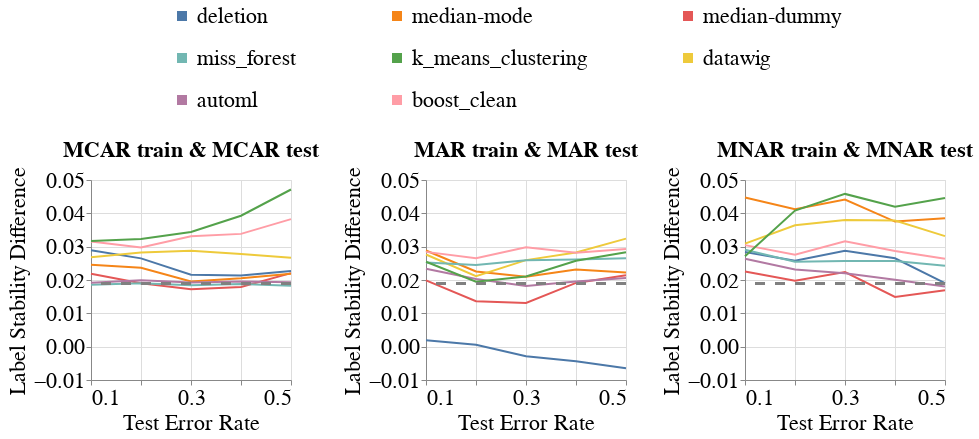

The notebook cell saved with this chart:
### Code cell
create_line_bands_for_no_shift(dataset_name=DATASET_NAME,
                               model_name='mlp_clf',
                               metric_name='Label_Stability_Difference',
                               db_client=db_client,
                               group=SENSITIVE_ATTR_FOR_DISPARITY_METRICS,
                               with_band=False)

### Figure 1 — Vega-Lite specification as saved in the notebook (floating-point values rounded to 4 significant figures; data arrays with more than 128 entries replaced by an {"elided": "..."} marker saying what was removed)
{"config": {"view": {"continuousWidth": 400, "continuousHeight": 300}, "axis": {"labelFontSize": 22, "labelFontWeight": "normal", "titleFontSize": 22, "titleFontWeight": "normal"}, "legend": {"columns": 3, "direction": "horizontal", "labelFontSize": 22, "labelLimit": 400, "orient": "top", "symbolOffset": 80, "symbolStrokeWidth": 10, "titleAnchor": "middle", "titleFontSize": 22, "titleLimit": 300}, "title": {"fontSize": 22}}, "hconcat": [{"layer": [{"data": {"name": "data-d0f2849aa98ac2a209202da71cb62102"}, "mark": "line", "encoding": {"color": {"field": "Null_Imputer_Name", "sort": ["deletion", "median-mode", "median-dummy", "miss_forest", "k_means_clustering", "datawig", "automl", "boost_clean"], "title": null, "type": "nominal"}, "x": {"axis": {"labelExpr": "(datum.value == 0.1) || (datum.value == 0.3) || (datum.value == 0.5) ? datum.label : ''"}, "field": "Test_Error_Rate", "scale": {"nice": false}, "title": "Test Error Rate", "type": "quantitative"}, "y": {"aggregate": "mean", "field": "Metric_Value", "scale": {"zero": false}, "title": "Label Stability Difference", "type": "quantitative"}}}, {"data": {"name": "data-a8a24c850ba9e72dd2f94e53eb4afbdf"}, "mark": {"type": "rule", "strokeDash": [10, 10]}, "encoding": {"color": {"value": "grey"}, "size": {"value": 3}, "y": {"field": "Baseline_Mean", "type": "quantitative"}}}], "height": 200, "title": {"text": "MCAR train & MCAR test", "fontSize": 22}, "width": 200}, {"layer": [{"data": {"name": "data-63aa65f93188185b1879422720a8aa0a"}, "mark": "line", "encoding": {"color": {"field": "Null_Imputer_Name", "sort": ["deletion", "median-mode", "median-dummy", "miss_forest", "k_means_clustering", "datawig", "automl", "boost_clean"], "title": null, "type": "nominal"}, "x": {"axis": {"labelExpr": "(datum.value == 0.1) || (datum.value == 0.3) || (datum.value == 0.5) ? datum.label : ''"}, "field": "Test_Error_Rate", "scale": {"nice": false}, "title": "Test Error Rate", "type": "quantitative"}, "y": {"aggregate": "mean", "field": "Metric_Value", "scale": {"zero": false}, "title": "Label Stability Difference", "type": "quantitative"}}}, {"data": {"name": "data-a8a24c850ba9e72dd2f94e53eb4afbdf"}, "mark": {"type": "rule", "strokeDash": [10, 10]}, "encoding": {"color": {"value": "grey"}, "size": {"value": 3}, "y": {"field": "Baseline_Mean", "type": "quantitative"}}}], "height": 200, "title": {"text": "MAR train & MAR test", "fontSize": 22}, "width": 200}, {"layer": [{"data": {"name": "data-4759cee5b9af94b44ed0aabcf24387b0"}, "mark": "line", "encoding": {"color": {"field": "Null_Imputer_Name", "sort": ["deletion", "median-mode", "median-dummy", "miss_forest", "k_means_clustering", "datawig", "automl", "boost_clean"], "title": null, "type": "nominal"}, "x": {"axis": {"labelExpr": "(datum.value == 0.1) || (datum.value == 0.3) || (datum.value == 0.5) ? datum.label : ''"}, "field": "Test_Error_Rate", "scale": {"nice": false}, "title": "Test Error Rate", "type": "quantitative"}, "y": {"aggregate": "mean", "field": "Metric_Value", "scale": {"zero": false}, "title": "Label Stability Difference", "type": "quantitative"}}}, {"data": {"name": "data-a8a24c850ba9e72dd2f94e53eb4afbdf"}, "mark": {"type": "rule", "strokeDash": [10, 10]}, "encoding": {"color": {"value": "grey"}, "size": {"value": 3}, "y": {"field": "Baseline_Mean", "type": "quantitative"}}}], "height": 200, "title": {"text": "MNAR train & MNAR test", "fontSize": 22}, "width": 200}], "resolve": {"scale": {"y": "shared"}}, "$schema": "https://vega.github.io/schema/vega-lite/v4.17.0.json", "datasets": {"data-d0f2849aa98ac2a209202da71cb62102": {"elided": "240 records"}, "data-a8a24c850ba9e72dd2f94e53eb4afbdf": [{"Baseline_Mean": 0.01897}], "data-63aa65f93188185b1879422720a8aa0a": {"elided": "240 records"}, "data-4759cee5b9af94b44ed0aabcf24387b0": {"elided": "240 records"}}}
